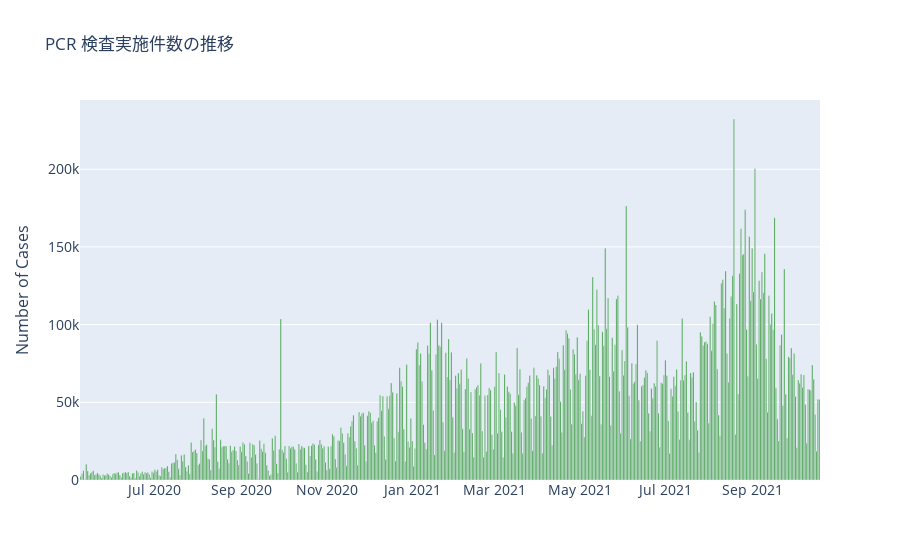

This figure's notebook cell:
### Code cell
fig = go.Figure()
fig.add_trace(go.Bar(x=pcr['Date'],
                y=pcr['PCR 検査実施件数(単日)'],
                name='PCR 検査実施件数(単日)',
                marker_color='Green'
                ))

fig.update_layout(
    title='PCR 検査実施件数の推移',
    xaxis_tickfont_size=14,
    yaxis=dict(
        title='Number of Cases',
        titlefont_size=16,
        tickfont_size=14,
    ),
    legend=dict(
        x=0,
        y=1.0,
        bgcolor='rgba(255, 255, 255, 0)',
        bordercolor='rgba(255, 255, 255, 0)'
    ),
    barmode='group',
    bargap=0.15, # gap between bars of adjacent location coordinates.
    bargroupgap=0.1 # gap between bars of the same location coordinate.
)
fig.show()

### Figure 1 — Plotly figure (JSON) as saved in the notebook; plotly's stock layout.template omitted (floating-point values rounded to 4 significant figures; data arrays with more than 128 entries replaced by an {"elided": "..."} marker saying what was removed)
{"data": [{"marker": {"color": "Green"}, "name": "PCR 検査実施件数(単日)", "type": "bar", "x": {"elided": "529 str values"}, "y": {"elided": "529 int values"}}], "layout": {"bargap": 0.15, "bargroupgap": 0.1, "barmode": "group", "legend": {"bgcolor": "rgba(255, 255, 255, 0)", "bordercolor": "rgba(255, 255, 255, 0)", "x": 0, "y": 1}, "title": {"text": "PCR 検査実施件数の推移"}, "xaxis": {"tickfont": {"size": 14}}, "yaxis": {"tickfont": {"size": 14}, "title": {"font": {"size": 16}, "text": "Number of Cases"}}}}
